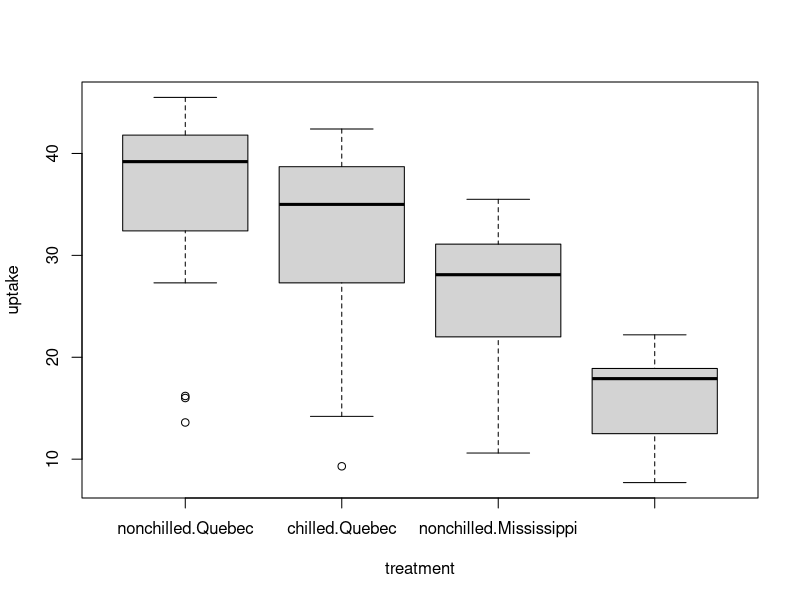

Here is the R script that generated this plot:
setwd('D:/UM/SNRE/Winter 2017/NRE 538 Statistics/Week 5 Lab')
data("CO2")
head(CO2,10)
boxplot(uptake~Treatment*Type,data=CO2,xlab="treatment",ylab="uptake")

CO2.aov=aov(uptake~Treatment+Type,data=CO2)
summary(CO2.aov)

effsize1=model.tables(CO2.aov,type="effects",se=TRUE)$tables

effsize1$Treatment
#The CO2 uptake between treatments (chilled and nonchilled) is significantly different
#The coefficient for nonchilled grass is 3.43, and -3.43 for chilled grass
#Non-chilled grass takes up significantly more CO2 than chilled grass

effsize1$Type
#The CO2 uptake between different plant types (Quebec and Mississippi) is significantly different
#The coefficient for Quebec grass is 6.33, and -6.33 for Mississippi grass
#Quebec grass can take up significantly more CO2 than Mississippi grass

#(The effect of plant origin seems to have a bigger impact on CO2 uptake than treatment)
#(If the independent variable is continuous, the coefficient probably means how much
#the dependent variable changes with one unit of change in independent variable.
#But I'm not sure how to interpret it in more detail for categorical independent variables...)
